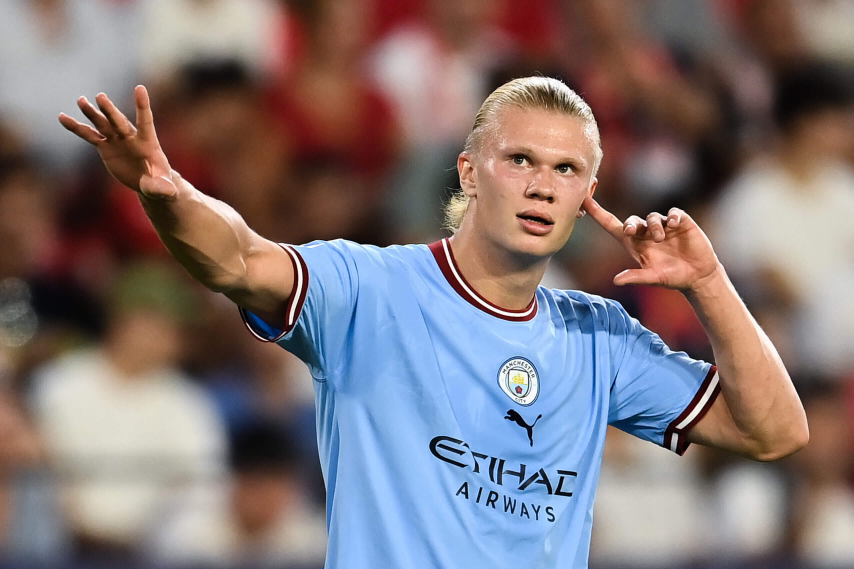
#> input picture Model/test_images/haaland_test.jpg, 2560 x 1707 px (shown at 1/3 size)
$ jupyter execute --allow-errors Image_Classification.ipynb   (shell and % lines are left out)
#> lines starting #> are read from the running program, lines starting #| are printed output that depends on the picture; after the words box and inside, x2 and y2 are one past the last pixel; in counts of white or black regions, pixels touching at a corner belong together
<h2 style='color:black' align='center'>Sports Celebrity Image Classification<h2>

[cell 1]
import numpy as np
import cv2
import matplotlib
from matplotlib import pyplot as plt

<h3 style='color:black'>(1) Preprocessing: Detect face and eyes</h3>

[cell 2]
img = cv2.imread('./test_images/haaland_test.jpg')
#> img is the input picture: shape (1707, 2560, 3); mean B, G, R 119.2, 117, 129.5
img.shape
#> Out = (1707, 2560, 3)

[cell 3]
plt.imshow(img)

[cell 4]
gray = cv2.cvtColor(img, cv2.COLOR_BGR2GRAY)
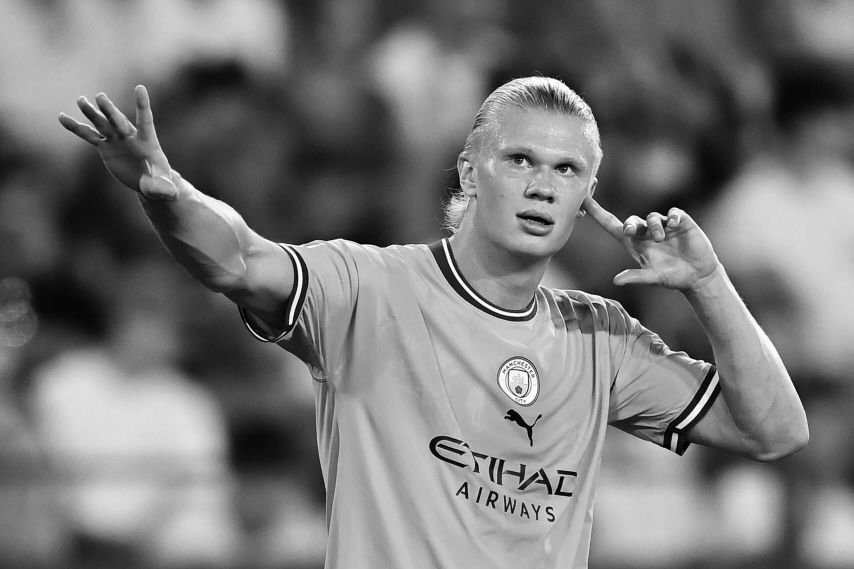
#> gray: shape (1707, 2560) (shown at 1/3 size); min 0, max 255, mean 121
gray.shape
#> Out = (1707, 2560)

[cell 5]
gray

[cell 6]
plt.imshow(gray, cmap='gray')

[cell 7]
face_cascade = cv2.CascadeClassifier('./opencv/haarcascades/haarcascade_frontalface_default.xml')
eye_cascade = cv2.CascadeClassifier('./opencv/haarcascades/haarcascade_eye.xml')

faces = face_cascade.detectMultiScale(gray, 1.3, 5)
#> faces = [[1420, 326, 422, 422]]
faces
#> Out = [[1420, 326, 422, 422]]

[cell 8]
(x,y,w,h) = faces[0]
#> x = 1420; y = 326; w = 422; h = 422
x,y,w,h
#> Out = (1420, 326, 422, 422)

[cell 9]
face_img = cv2.rectangle(img,(x,y),(x+w,y+h),(255,0,0),2)
plt.imshow(face_img)

[cell 10]
cv2.destroyAllWindows()
for (x,y,w,h) in faces:
    face_img = cv2.rectangle(img,(x,y),(x+w,y+h),(255,0,0),2)
    roi_gray = gray[y:y+h, x:x+w]
    roi_color = face_img[y:y+h, x:x+w]
    eyes = eye_cascade.detectMultiScale(roi_gray)
    for (ex,ey,ew,eh) in eyes:
        cv2.rectangle(roi_color,(ex,ey),(ex+ew,ey+eh),(0,255,0),2)
#> this loop made 1 pass
#> pass 1, `roi_gray = gray[y:y+h, x:x+w]`:
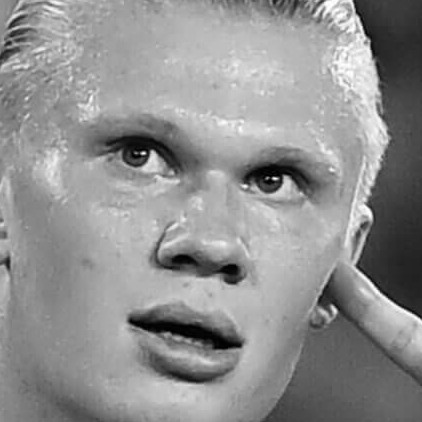
#> roi_gray: shape (422, 422); min 0, max 255, mean 144.1
#> pass 1, `roi_color = face_img[y:y+h, x:x+w]`:
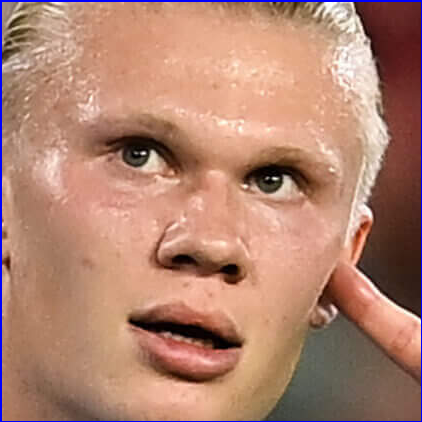
#> roi_color: shape (422, 422, 3); mean B, G, R 112.4, 131.2, 177.3
#> after the loop:
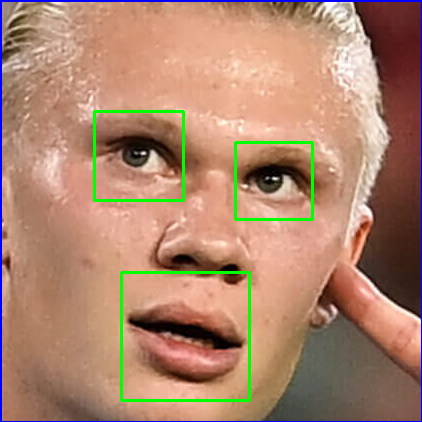
#> roi_color: shape (422, 422, 3); 1.97% of pixels changed, all inside (x1, y1, x2, y2) = (93, 110, 314, 402)


plt.figure()
plt.imshow(face_img, cmap='gray')
plt.show()

<h3 style='color:black'>(2) Preprocessing: Crop the facial region of the image</h3>'

[cell 11]
plt.imshow(roi_color, cmap='gray')

[cell 12]
cropped_img = np.array(roi_color)
cropped_img.shape
#> Out = (422, 422, 3)

<h3 style='color:black'>(3) Preprocessing: Use wavelet transform as a feature for traning our model</h3>

### Wavelet transform

[cell 13]
import numpy as np
import pywt
import cv2

def w2d(img, mode='haar', level=1):
#> called with mode = 'db1', level = 5
    imArray = img
    #Datatype conversions
    #convert to grayscale
    imArray = cv2.cvtColor( imArray,cv2.COLOR_RGB2GRAY )
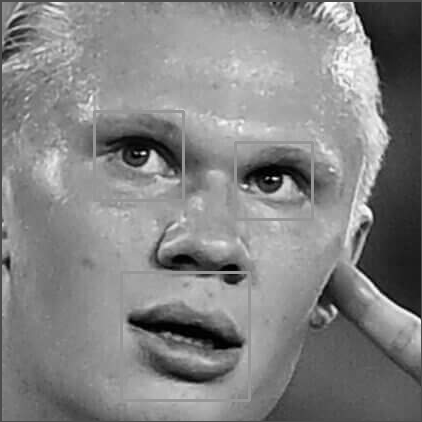
#> imArray: shape (422, 422); min 0, max 255, mean 130.9
    #convert to float
    imArray =  np.float32(imArray)
    imArray /= 255;
    # compute coefficients
    coeffs=pywt.wavedec2(imArray, mode, level=level)
#> coeffs = 6 items

    #Process Coefficients
    coeffs_H=list(coeffs)
#> coeffs_H = 6 items
    coeffs_H[0] *= 0;

    # reconstruction
    imArray_H=pywt.waverec2(coeffs_H, mode);
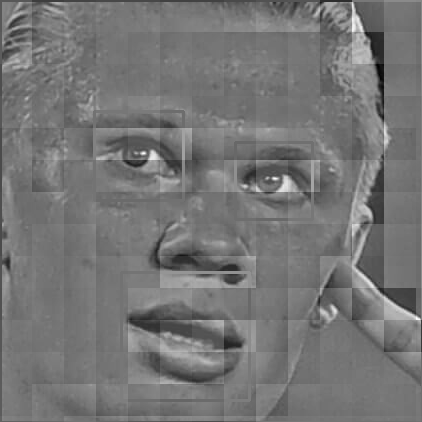
#> imArray_H: shape (422, 422) float32; min -0.658, max 0.77, mean 8.08e-05; drawn with min black and max white
    imArray_H *= 255;
    imArray_H =  np.uint8(imArray_H)
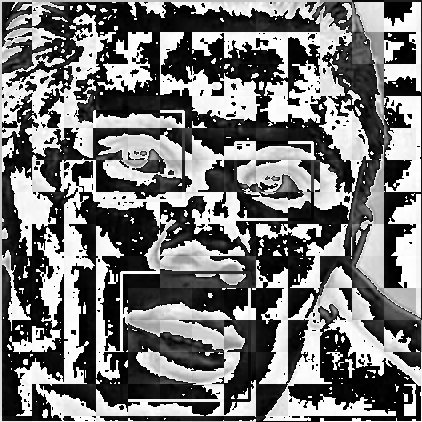
#> imArray_H: shape (422, 422); min 0, max 255, mean 117.9

    return imArray_H

[cell 14]
im_har = w2d(cropped_img,'db1',5)
plt.imshow(im_har, cmap='gray')

#### Wavelet transformed image that gives clues on facial features such as eyes, nose, lips etc. This along with raw pixel image can be used as an input for our classifier

<h3 style='color:black'>(3) Preprocessing: Load image, detect face. If eyes >=2, then save and crop the face region</h3>

####  Python function that can take input image and returns cropped image (if face and eyes >=2 are detected)

[cell 15]
def get_cropped_image_if_2_eyes(image_path):
#> called with image_path = './test_images/haaland_test.jpg'
    img = cv2.imread(image_path)
    gray = cv2.cvtColor(img, cv2.COLOR_BGR2GRAY)
    faces = face_cascade.detectMultiScale(gray, 1.3, 5)
#> faces = [[1420, 326, 422, 422]]
    for (x,y,w,h) in faces:
        roi_gray = gray[y:y+h, x:x+w]
        roi_color = img[y:y+h, x:x+w]
        eyes = eye_cascade.detectMultiScale(roi_gray)
        if len(eyes) >= 2:
            return roi_color

[cell 16]
original_image = cv2.imread('./test_images/haaland_test.jpg')
plt.imshow(original_image)

[cell 17]
cropped_image = get_cropped_image_if_2_eyes('./test_images/haaland_test.jpg')
plt.imshow(cropped_image)

**In below image face is not very clear and it doesn't have two eyes clearly visible**

[cell 18]
org_image_obstructed = cv2.imread('./test_images/haaland_test1.jpg')
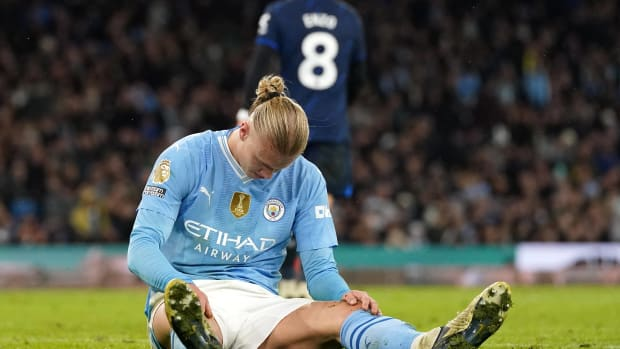
#> input picture Model/test_images/haaland_test1.jpg, 620 x 349 px
#> org_image_obstructed is the input picture: shape (349, 620, 3); mean B, G, R 77.5, 86.5, 82.2
plt.imshow(org_image_obstructed)

[cell 19]
cropped_image_no_2_eyes = get_cropped_image_if_2_eyes('./test_images/haaland_test1.jpg')
#> call 2 of get_cropped_image_if_2_eyes, with image_path = './test_images/haaland_test1.jpg'
#> in get_cropped_image_if_2_eyes (call 2), `gray = cv2.cvtColor(img, cv2.COLOR_BGR2GRAY)`:
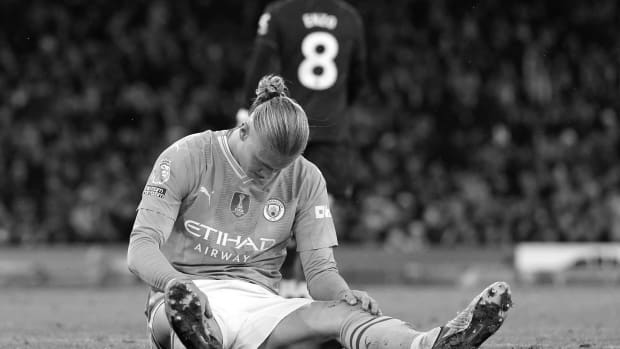
#> gray: shape (349, 620); min 0, max 255, mean 84.2
#> in get_cropped_image_if_2_eyes (call 2), `faces = face_cascade.detectMultiScale(gray, 1.3, 5)`: faces = ()
cropped_image_no_2_eyes

**Above cropped_image_no_2_eyes is None which means we should ignore this image and I will not use such image for model training**

[cell 20]
path_to_data = "./dataset/"
path_to_cr_data = "./dataset/cropped/"

[cell 21]
import os
import shutil
import cv2
if os.path.exists(path_to_cr_data):
     shutil.rmtree(path_to_cr_data)
os.mkdir(path_to_cr_data)

[cell 22]
import os
img_dirs = []
#> (the rest of this cell did not finish here and is left out)

[cell 23]
img_dirs

[cell 24]
def get_cropped_image_if_2_eyes(image_path):
    img = cv2.imread(image_path)
    if img is None:
        print(f"[WARNING] Could not read image: {image_path}")
        return None

    gray = cv2.cvtColor(img, cv2.COLOR_BGR2GRAY)
    faces = face_cascade.detectMultiScale(gray, 1.3, 5)

    for (x, y, w, h) in faces:
        roi_color = img[y:y+h, x:x+w]
        eyes = eye_cascade.detectMultiScale(roi_color)
        if len(eyes) >= 2:
            return roi_color
    return None

[cell 25]
cropped_image_dirs = []
celebrity_file_names_dict = {}

for img_dir in img_dirs:
    count = 1
    celebrity_name = os.path.basename(img_dir)
    print(f"Processing celebrity: {celebrity_name}")

    celebrity_file_names_dict[celebrity_name] = []

    for entry in os.scandir(img_dir):
        if entry.is_file() and entry.name.lower().endswith(('.jpg', '.jpeg', '.png')):
            roi_color = get_cropped_image_if_2_eyes(entry.path)
            if roi_color is not None:
                cropped_folder = os.path.join(path_to_cr_data, celebrity_name)
                if not os.path.exists(cropped_folder):
                    os.makedirs(cropped_folder)
                    cropped_image_dirs.append(cropped_folder)
                    print("Generating cropped images in folder:", cropped_folder)

                cropped_file_name = f"{celebrity_name}{count}.png"
                cropped_file_path = os.path.join(cropped_folder, cropped_file_name)

                cv2.imwrite(cropped_file_path, roi_color)
                celebrity_file_names_dict[celebrity_name].append(cropped_file_path)
                count += 1

print("\n[INFO] Cropping complete!")

[cell 26]
celebrity_file_names_dict = {}
for img_dir in cropped_image_dirs:
    celebrity_name = img_dir.split('/')[-1]
    file_list = []
    for entry in os.scandir(img_dir):
        file_list.append(entry.path)
    celebrity_file_names_dict[celebrity_name] = file_list
celebrity_file_names_dict

[cell 27]
class_dict = {}
count = 0
for celebrity_name in celebrity_file_names_dict.keys():
    class_dict[celebrity_name] = count
    count = count + 1
class_dict

[cell 28]
for celeb, files in celebrity_file_names_dict.items():
    print(celeb, len(files))
